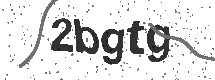
#> input picture c1.png, 215 x 80 px
$ python captcha_clean.py c1.png
#> lines starting #> are read from the running program, lines starting #| are printed output that depends on the picture
import sys
from PIL import Image

#imgFile = "c1a.png"
imgFile = sys.argv[1]
im = Image.open(imgFile, 'r')
#> im is the input picture: PIL image 215x80 RGB; min 22, max 255, mean 221.8
#print im.size
pix_val = list(im.getdata())
#> pix_val = 17200 items, first 6: (255, 255, 255), (255, 255, 255), (255, 255, 255), (255, 255, 255), (255, 255, 255), (255, 255, 255)
pix_val2 = pix_val[:]
#> pix_val2 has the same summary as pix_val

for i in range(0,len(pix_val2)):
  if sum(pix_val2[i]) >=300:
    pix_val2[i] = (255,255,255)

im2 = Image.new(im.mode, im.size)
#> im2: PIL image 215x80 RGB; every value is 0
im2.putdata(pix_val2)
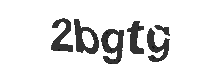
#> im2: PIL image 215x80 RGB; min 22, max 255, mean 230.7
im2.show()

im2.save(imgFile.split(".")[0] + "_cleaned.png","PNG")
